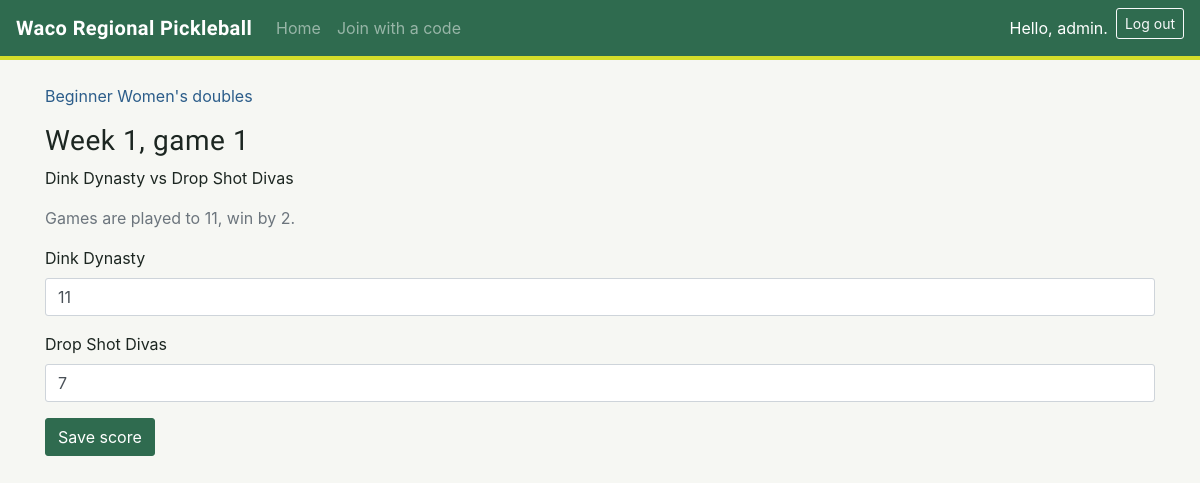
Screenshot of /games/56/score/ (signed in) with the database file from the repository.
### tournaments/models.py (models this page shows, shortened)
class Game(models.Model):
    division = models.ForeignKey(Division, on_delete=models.CASCADE)
    week = models.PositiveIntegerField()
    game_number = models.PositiveIntegerField()
    team1 = models.ForeignKey(Team, on_delete=models.CASCADE, related_name='team1_games')
    team2 = models.ForeignKey(Team, on_delete=models.CASCADE, related_name='team2_games')
    court = models.PositiveIntegerField(null=True, blank=True)
    start_time = models.TimeField(null=True, blank=True)
    team1_score = models.PositiveIntegerField(null=True, blank=True)
    team2_score = models.PositiveIntegerField(null=True, blank=True)
    forfeit = models.BooleanField(default=False)

class Division(models.Model):
    LEVEL_CHOICES = [
        ('beginner', 'Beginner'),
        ('intermediate', 'Intermediate'),
        ('advanced', 'Advanced'),
    ]
    FORMAT_CHOICES = [
        ('mixed', 'Mixed doubles'),
        ('mens', "Men's doubles"),
        ('womens', "Women's doubles"),
        ('scramble', 'Scramble'),
    ]
    MEETING_CHOICES = [(1, 'Once'), (2, 'Twice')]
    WIN_BY_TWO_CHOICES = [('', "Use the tournament's setting"), ('yes', 'Yes'), ('no', 'No')]
    tournament = models.ForeignKey(Tournament, on_delete=models.CASCADE)
    level = models.CharField(max_length=20, choices=LEVEL_CHOICES)
    format = models.CharField(max_length=20, choices=FORMAT_CHOICES)
    max_teams = models.PositiveIntegerField()
    games_per_week = models.PositiveIntegerField()
    max_meetings_per_night = models.PositiveIntegerField(choices=MEETING_CHOICES, default=1)
    game_minutes = models.PositiveIntegerField(null=True, blank=True)
    points_to_win = models.PositiveIntegerField(null=True, blank=True)
    win_by_two = models.CharField(max_length=3, blank=True, choices=WIN_BY_TWO_CHOICES)
    def __str__(self):
        return f"{self.get_level_display()} {self.get_format_display()}"
    def target_points(self):
        if self.points_to_win:
            return self.points_to_win
        return self.tournament.points_to_win
    def needs_win_by_two(self):
        if self.win_by_two == 'yes':
            return True
        if self.win_by_two == 'no':
            return False
        return self.tournament.win_by_two

class Team(models.Model):
    division = models.ForeignKey(Division, on_delete=models.CASCADE)
    name = models.CharField(max_length=100)
    captain = models.ForeignKey(User, null=True, blank=True, on_delete=models.SET_NULL,
                                related_name='captain_teams')
    partner = models.ForeignKey(User, null=True, blank=True, on_delete=models.SET_NULL,
                                related_name='partner_teams')
    dropped = models.BooleanField(default=False)
    def __str__(self):
        return self.name

class Tournament(models.Model):
    RANKING_CHOICES = [('wins', 'Wins and losses'), ('points', 'Total points')]
    name = models.CharField(max_length=100)
    start_date = models.DateField()
    num_weeks = models.PositiveIntegerField()
    num_courts = models.PositiveIntegerField(default=4)
    ranking_method = models.CharField(max_length=10, choices=RANKING_CHOICES, default='wins')
    players_enter_scores = models.BooleanField(default=False)
    game_minutes = models.PositiveIntegerField(default=30)
    points_to_win = models.PositiveIntegerField(default=11)
    win_by_two = models.BooleanField(default=True)
    join_code = models.CharField(max_length=8, unique=True)
    admins = models.ManyToManyField(User, related_name='admin_tournaments')
    members = models.ManyToManyField(User, related_name='joined_tournaments', blank=True)
    date_added = models.DateTimeField(auto_now_add=True)

### tournaments/views.py (the view, shortened to what this page needs)
# urls.py: path('games/<int:game_id>/score/', views.enter_score, name='enter_score'),
@login_required
def enter_score(request, game_id):
    game = get_object_or_404(Game, id=game_id)
    if not can_enter_score(request.user, game):
        raise Http404
    if request.method != 'POST':
        form = ScoreForm(instance=game)
    else:
        form = ScoreForm(instance=game, data=request.POST)
    form.fields['team1_score'].label = game.team1.name
    form.fields['team2_score'].label = game.team2.name
    context = {'game': game, 'form': form}
    return render(request, 'tournaments/enter_score.html', context)

### tournaments/forms.py
class ScoreForm(forms.ModelForm):
    team1_score = forms.IntegerField(min_value=0)
    team2_score = forms.IntegerField(min_value=0)
    class Meta:
        model = Game
        fields = ['team1_score', 'team2_score']

### tournaments/helpers.py (called while the page is built, shortened)
def is_admin(user, tournament):
    if user.is_superuser:
        return True
    return user.is_authenticated and tournament.admins.filter(id=user.id).exists()

def can_enter_score(user, game):
    tournament = game.division.tournament
    if is_admin(user, tournament):
        return True

### tournaments/templates/tournaments/enter_score.html (shortened to what this page needs)
{% extends 'tournaments/base.html' %}
{% load bootstrap4 %}
{% block content %}
  <p><a href="{% url 'tournaments:division' game.division.id %}">{{ game.division }}</a></p>
  <h1 class="h3">Week {{ game.week }}, game {{ game.game_number }}</h1>
  <p>{{ game.team1 }} vs {{ game.team2 }}</p>
  <p class="text-muted">Games are played to {{ game.division.target_points }}{% if game.division.needs_win_by_two %}, win by 2{% endif %}.</p>
  <form action="{% url 'tournaments:enter_score' game.id %}" method="post">
    {% bootstrap_form form %}
    <button name="submit" class="btn btn-primary">Save score</button>
  </form>
{% endblock content %}

### tournaments/templates/tournaments/base.html (shortened to what this page needs)
{% load bootstrap4 %}
<!doctype html>
<html lang="en">
<head>
  {% bootstrap_css %}
</head>
<body>
  <nav class="navbar navbar-expand-md navbar-dark navbar-court">
    <a class="navbar-brand" href="{% url 'tournaments:index' %}">Waco Regional Pickleball</a>
    <div class="collapse navbar-collapse" id="navbarLinks">
      <ul class="navbar-nav mr-auto">
        <li class="nav-item"><a class="nav-link" href="{% url 'tournaments:index' %}">Home</a></li>
        {% if user.is_authenticated %}
          <li class="nav-item"><a class="nav-link" href="{% url 'tournaments:join_with_code' %}">Join with a code</a></li>
        {% endif %}
      </ul>
      <ul class="navbar-nav">
        {% if user.is_authenticated %}
          <li class="nav-item"><span class="navbar-text mr-2">Hello, {{ user.username }}.</span></li>
          <li class="nav-item">
            <form action="{% url 'users:logout' %}" method="post" class="form-inline">
              <button name="submit" class="btn btn-outline-light btn-sm">Log out</button>
            </form>
          </li>
        {% else %}
          <li class="nav-item"><a class="nav-link" href="{% url 'users:register' %}">Register</a></li>
          <li class="nav-item"><a class="nav-link" href="{% url 'users:login' %}">Log in</a></li>
        {% endif %}
      </ul>
    </div>
  </nav>
  <main class="container my-4">
    {% block content %}{% endblock content %}
  </main>
</body>
</html>

### tournaments/templates/tournaments/base.html (style rules this page uses)
:root { --court: #2f6b4f; --court-dark: #1f4a37; --court-light: #e3eee6; --kitchen: #2c5d8a; --ball: #d4dd2a; --ink: #1c2621; --paper: #f6f7f3; --muted: #7a857f; }
body { background: var(--paper); color: var(--ink); }
a { color: var(--kitchen); }
h1, h2, h3, .navbar-brand, .night-title { font-family: 'Barlow Condensed', sans-serif; font-weight: 700; letter-spacing: 0.02em; }
.navbar-court { background: var(--court); border-bottom: 4px solid var(--ball); }
.navbar-court .navbar-brand, .navbar-court .nav-link, .navbar-court .navbar-text { color: #fff; }
.btn, .form-control, .alert, .list-group-item:first-child, .list-group-item:last-child, .card { border-radius: 3px; }
.btn-primary { background: var(--court); border-color: var(--court); }

### rows the page displays
Game: division "Beginner Women's doubles", week "1", game_number "1", team1 "Dink Dynasty", team2 "Drop Shot Divas", division.target_points "11", team1_score "11", team2_score "7"

### other values shown
{{ user.username }} "admin"
